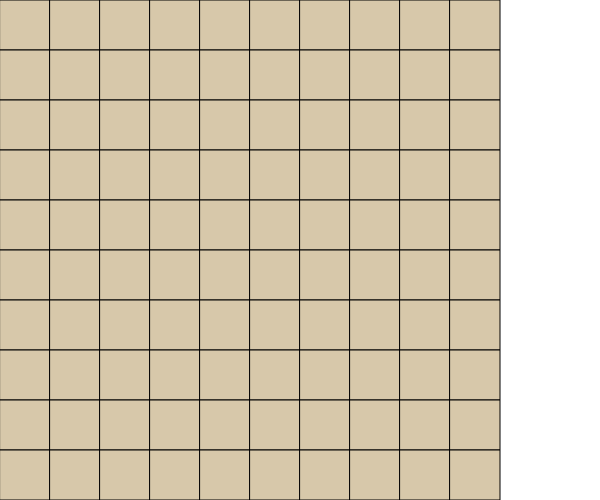
Frame 1 (no input)
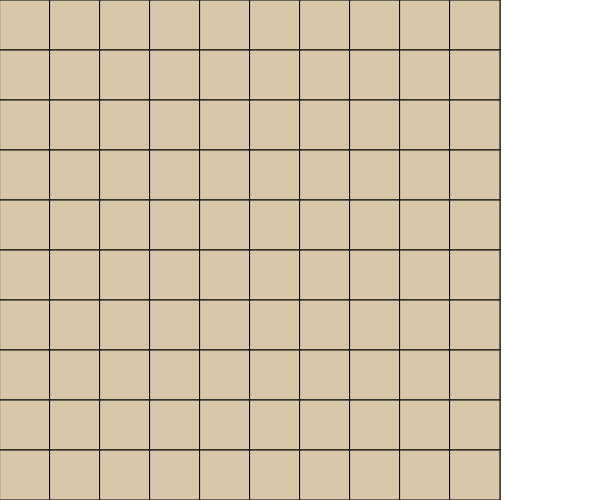
Frame 2 (the mouse pressed at the canvas centre, redrawn once)

The p5.js sketch that drew these frames (run headless with seeded random() and noise() and a simulated clock; the mouse was pressed at the canvas centre and the sketch redrawn once):

// p5.js sketch
// ── sketch.js
//https://github.com/stavrosdidakis/DAT-GAD-405_2017
//https://p5js.org

//DAT405 / GAD405
//00_Template
//The purpose of this sketch is to provide a basic template
//for P5.js projects

//Initialization function
let size = 50;

function setup() {
  createCanvas(600,500);
  noLoop();
}

function draw() {
  fill(215,200,170);
  for (let y = 0; y < 10; y++){
  for (let x = 0; x < 10; x++) {
  rect(x*size, y*size, size, size);
  }
}
}
